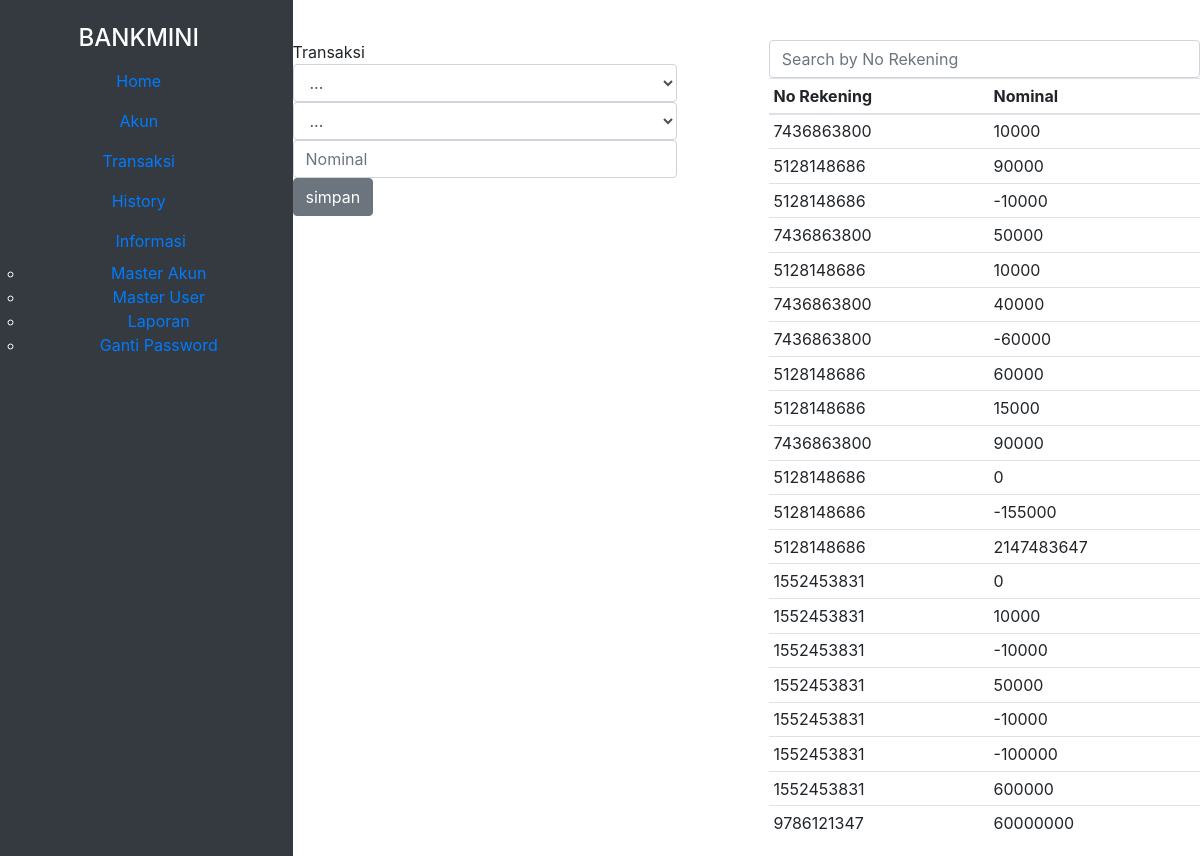
The app's page /index.php/dashboard/transaksi, older data.
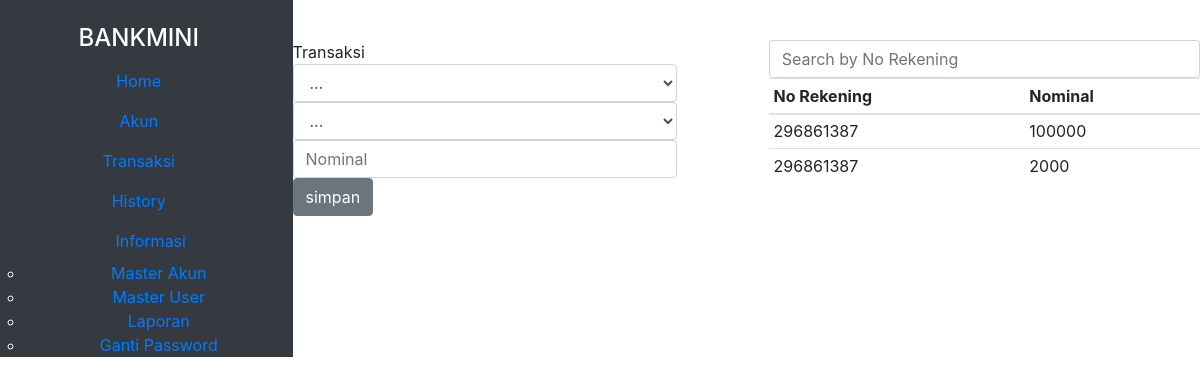
The same page, newer data.
### tables this page shows
CREATE TABLE `transaksi` (
  `id_transaksi` int(11) NOT NULL,
  `id_akun` char(10) NOT NULL,
  `tanggal` date NOT NULL,
  `transaksi` int(11) NOT NULL
);

### application/controllers/Dashboard.php (called while the page is built, shortened)
<?php
class dashboard extends CI_Controller {
    public function __construct(){
        $this->load->helper('url');
        $this->load->helper('date');
        $this->load->library('session');
        $this->load->model('mUser');
        $this->load->model('mTransaksi');
        $this->load->model('mAkun');
    }
    public function transaksi()
    {
        $data['allAkun'] = $this->mAkun->getAllAkun();
        $data['allTransaksi'] = $this->mTransaksi->getAllTransaksi();
        $this->load->view('transaksi',$data);
    }
}

### index.php (called while the page is built, shortened)
<?php
require_once BASEPATH.'core/CodeIgniter.php';

### application/models/mTransaksi.php (called while the page is built, shortened)
<?php
class mTransaksi extends CI_MODEL{
    public function getAllTransaksi(){
        $query = $this->db->get('transaksi');
        return $query->result();
    }
}
?>

### application/views/transaksi.php (the view, shortened to what this page needs)
<?php include "template/header.php" ?>
<div class="body-content">
    <div class="container">
        <div class="row">
            <div class="col-md-5 p-0 m-0">
                <div class="sub">
                    Transaksi
                </div>
                <?= form_open('dashboard/transaksiInsert') ?>
                    <div class="form-row ">
                        <div class="col-12">
                            <div>
                                <select class="form-control white" name="noreg" id="">
                                    <option value="">...</option>
                                </select>
                            </div>
                            <div>
                                <select class="form-control white" name="metode" id="">
                                <option value="">...</option>
                                </select>
                            </div>
                            <div>
                                <input class="form-control white" placeholder="Nominal" name="nominal">
                            </div>
                        </div>
                    </div>
                    <button type="submit" class="btn btn-secondary">simpan</button>
                </form>
            </div>
            <div class="col-md-1"></div>
            <div class="col-md-6">
                <div class="bgtable">
                    <form>
                        <input type="number" class="form-control" placeholder="Search by No Rekening">
                    </form>
                    <table class="table table-sm ">
                        <thead>
                            <tr>
                                <th scope="col">No Rekening</th>
                                <th scope="col">Nominal</th>
                            </tr>
                        </thead>
                        <tbody>
                        <?php foreach ($allTransaksi as $row) :?>
                            <tr>
                                <td><?= $row->id_akun ?></td>
                                <td><?= $row->transaksi ?></td>
                            </tr>
                        <?php endforeach ?>
                        </tbody>
                    </table>
                </div>
            </div>
        </div>
    </div>
</div>
<?php include "template/footer.php" ?>

Row changes from the older to the newer data that the page shows:
removed transaksi: id_akun "7436863800", transaksi "10000"
removed transaksi: id_akun "5128148686", transaksi "90000"
removed transaksi: id_akun "5128148686", transaksi "-10000"
removed transaksi: id_akun "7436863800", transaksi "50000"
removed transaksi: id_akun "5128148686", transaksi "10000"
removed transaksi: id_akun "7436863800", transaksi "40000"
removed transaksi: id_akun "7436863800", transaksi "-60000"
removed transaksi: id_akun "5128148686", transaksi "60000"
removed transaksi: id_akun "5128148686", transaksi "15000"
removed transaksi: id_akun "7436863800", transaksi "90000"
removed transaksi: id_akun "5128148686", transaksi "0"
removed transaksi: id_akun "5128148686", transaksi "-155000"
removed transaksi: id_akun "5128148686", transaksi "2147483647"
removed transaksi: id_akun "1552453831", transaksi "0"
removed transaksi: id_akun "1552453831", transaksi "10000"
removed transaksi: id_akun "1552453831", transaksi "-10000"
removed transaksi: id_akun "1552453831", transaksi "50000"
removed transaksi: id_akun "1552453831", transaksi "-10000"
removed transaksi: id_akun "1552453831", transaksi "-100000"
removed transaksi: id_akun "1552453831", transaksi "600000"
removed transaksi: id_akun "9786121347", transaksi "60000000"
added transaksi: id_akun "296861387", transaksi "100000"
added transaksi: id_akun "296861387", transaksi "2000"
